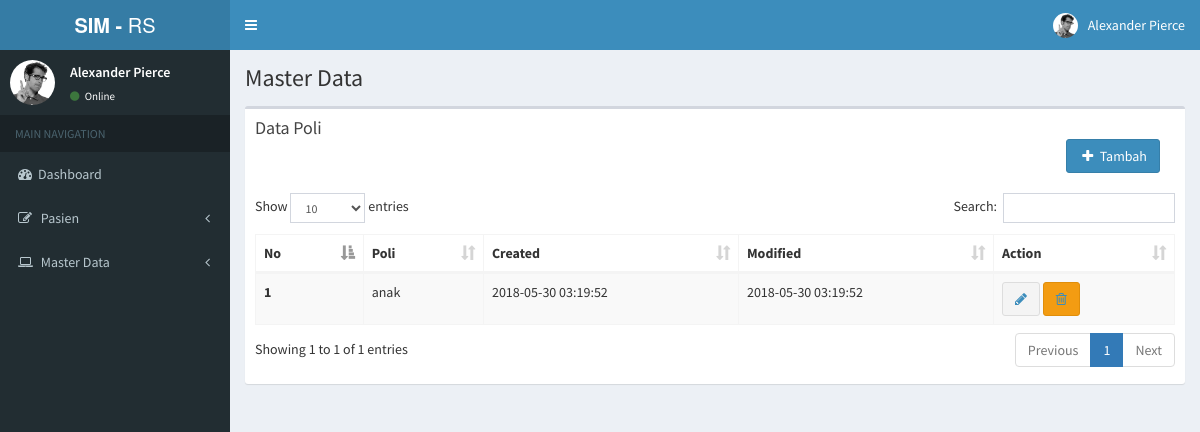
The page /sim-rs/index.php/backend/c_masterdata/data_poli on the database its author committed.
### tables this page shows
CREATE TABLE `tb_poli` (
  `id_poli` int(11) NOT NULL,
  `poli` varchar(100) NOT NULL,
  `created` datetime NOT NULL,
  `modified` datetime NOT NULL
);

### sim-rs/application/controllers/backend/c_masterdata.php (called while the page is built, shortened)
<?php
class C_masterdata extends CI_Controller {
	function __construct(){
		$this->load->model('m_masterdata');
		$this->load->helper('url');
	}
	public function data_poli()
	{
		$this->load->view('backend/header');
		$data['tb_poli']=$this->m_masterdata->tampil_data('tb_poli');
		$this->load->view('backend/v_datapoli',$data);
		$this->load->view('backend/footer');
	}
}

### sim-rs/index.php (called while the page is built, shortened)
<?php
require_once BASEPATH.'core/CodeIgniter.php';

### sim-rs/application/models/m_masterdata.php (called while the page is built, shortened)
<?php
	class M_masterdata extends CI_Model{
		function tampil_data($table){
			return $this->db->get($table)->result();
		}
	}
?>

### sim-rs/application/views/backend/v_datapoli.php (the view)
<div class="content-wrapper">
  <section class="content-header">
    <h1>
      Master Data
    </h1>
  </section>
  <section class="content">
    <div class="row">
      <div class="col-xs-12">
        <div class="box">
          <div class="box-header">
            <h3 class="box-title">Data Poli</h3>
              <div class="" align="right">
                <div class="col-sm-12">
                  <a type="button" class="btn btn-primary" href="<?php echo base_url()."backend/c_masterdata/tambah_poli"?>"><i class="fa fa-fw fa-plus"></i> Tambah</a>
                </div>
              </div>
          </div>
          <div class="box-body">
            <table id="example1" class="table table-bordered table-striped">
              <thead>
              <tr>
                <th>No</th>
                <th>Poli</th>
                <th>Created</th>
                <th>Modified</th>
                <th>Action</th>
              </tr>
              </thead>
              <tbody>
              <?php $no = 1; ?>
              <?php
              foreach ($tb_poli as $l){
              ?>
              <tr>
                <th><?php echo $no++?></th>
                <td><?php echo $l->poli?></td>
                <td><?php echo $l->created?></td>
                <td><?php echo $l->modified?></td>
                <td>
                  <button type="button" class="btn btn-default"><a href="<?php echo base_url()."backend/c_masterdata/edit_poli/".$l->id_poli ?>"><i class="fa fa-pencil"></i></a></button>
                  <button type="button" class="btn btn-warning"><a href="<?php echo base_url()."backend/c_masterdata/hapus_poli/".$l->id_poli ?>"><i class="fa fa-trash-o"></i></a></button>
                </td>
              </tr>
              <?php } ?>
              </tbody>
            </table>
          </div>
        </div>
      </div>
    </div>
  </section>
</div>

### rows shown on the page
tb_poli: poli "anak", created "2018-05-30 03:19:52", modified "2018-05-30 03:19:52"
